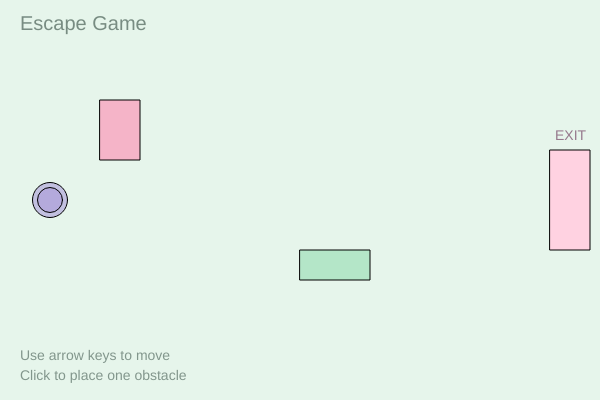
Frame 1 (no input)
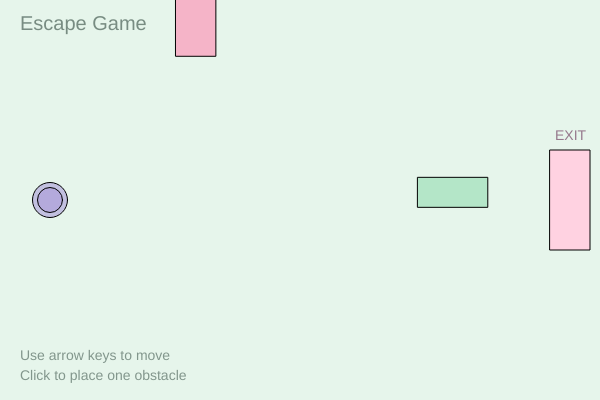
Frame 60 (no input)
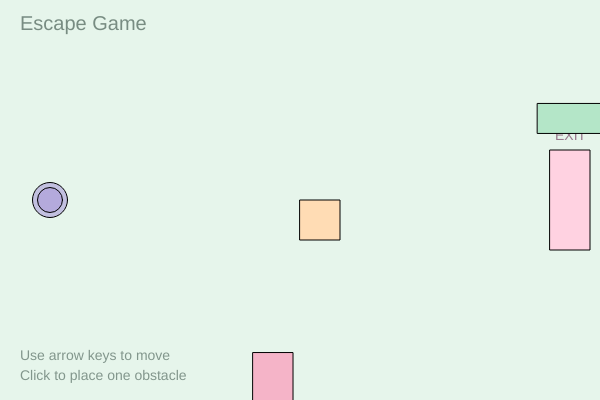
Frame 120 (the mouse pressed at the canvas centre since frame 60)

The p5.js sketch that drew these frames (run headless with seeded random() and noise() and a simulated clock; from frame 60 on, the mouse is pressed at the canvas centre):

// p5.js sketch
// ── sketch.js
let playerX = 50;
let playerY = 200;
let playerSize = 25;
let speed = 5;

let obstacle1X = 100;
let obstacle1Y = 100;
let obstacle1W = 40;
let obstacle1H = 60;

let obstacle2X = 300;
let obstacle2Y = 250;
let obstacle2W = 70;
let obstacle2H = 30;

let obstacle1SpeedX;
let obstacle1SpeedY;
let obstacle2SpeedX;
let obstacle2SpeedY;

let mouseObstacleX = -100;
let mouseObstacleY = -100;
let mouseObstacleSize = 40;
let mousePlaced = false;

let exitX = 550;
let exitY = 150;
let exitW = 40;
let exitH = 100;

let won = false;

function setup() {
  createCanvas(600, 400);

  obstacle1SpeedX = random(-3, 3);
  obstacle1SpeedY = random(-3, 3);
  obstacle2SpeedX = random(-4, 4);
  obstacle2SpeedY = random(-4, 4);
}

function draw() {
  background(230, 245, 235);

  fill(120, 140, 130);
  textSize(20);
  text("Escape Game", 20, 30);

  fill(255, 210, 225);
  rect(exitX, exitY, exitW, exitH);

  fill(150, 120, 140);
  textSize(14);
  text("EXIT", exitX + 5, exitY - 10);

  fill(180, 170, 220, 180);
  ellipse(playerX, playerY, playerSize + 10, playerSize + 10);

  fill(180, 170, 220);
  ellipse(playerX, playerY, playerSize, playerSize);

  if (keyIsDown(LEFT_ARROW)) {
    playerX -= speed;
  } else if (keyIsDown(RIGHT_ARROW)) {
    playerX += speed;
  }

  if (keyIsDown(UP_ARROW)) {
    playerY -= speed;
  } else if (keyIsDown(DOWN_ARROW)) {
    playerY += speed;
  }

  fill(245, 180, 200);
  rect(obstacle1X, obstacle1Y, obstacle1W, obstacle1H);
  obstacle1X += obstacle1SpeedX;
  obstacle1Y += obstacle1SpeedY;

  if (obstacle1X > width) {
    obstacle1X = -obstacle1W;
  } else if (obstacle1X + obstacle1W < 0) {
    obstacle1X = width;
  }

  if (obstacle1Y > height) {
    obstacle1Y = -obstacle1H;
  } else if (obstacle1Y + obstacle1H < 0) {
    obstacle1Y = height;
  }

  fill(180, 230, 200);
  rect(obstacle2X, obstacle2Y, obstacle2W, obstacle2H);
  obstacle2X += obstacle2SpeedX;
  obstacle2Y += obstacle2SpeedY;

  if (obstacle2X > width) {
    obstacle2X = -obstacle2W;
  } else if (obstacle2X + obstacle2W < 0) {
    obstacle2X = width;
  }

  if (obstacle2Y > height) {
    obstacle2Y = -obstacle2H;
  } else if (obstacle2Y + obstacle2H < 0) {
    obstacle2Y = height;
  }

  if (mousePlaced == true) {
    fill(255, 220, 180);
    rect(mouseObstacleX, mouseObstacleY, mouseObstacleSize, mouseObstacleSize);
  }

  if (
    playerX > exitX &&
    playerX < exitX + exitW &&
    playerY > exitY &&
    playerY < exitY + exitH
  ) {
    won = true;
  } else {
    won = false;
  }

  if (won == true) {
    fill(220, 120, 160);
    textSize(32);
    text("You Win!", 230, 200);
  }

  fill(130, 150, 140);
  textSize(14);
  text("Use arrow keys to move", 20, 360);
  text("Click to place one obstacle", 20, 380);
}

function mousePressed() {
  mouseObstacleX = mouseX;
  mouseObstacleY = mouseY;
  mousePlaced = true;
}

// ── style.css
body {
  margin: 0;
  padding: 0;
  overflow: hidden;
  background: #e6f5eb;
}
